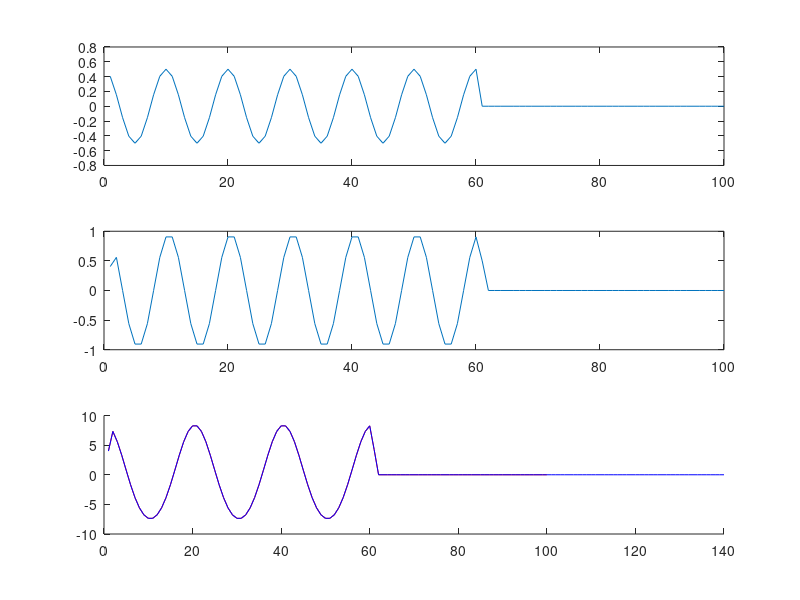

MATLAB code to generate this figure:
% Mike Rotondo / Lab 7-Question 1

n = [1:60];
x1 = 0.5 * cos(0.2 * pi * n);
x1 = [x1 zeros(1,40)];
b = [1 1];
a = [1];
y1 = filter(b, a, x1);
subplot(3, 1, 1);
plot(x1);
subplot(3, 1, 2);
plot(y1);

% e: acyclic
% f: no, we would've lost the last element of y1

x2 = 2 * cos(0.1 * pi * n);
x2 = [x2 zeros(1,40)];
y2 = filter(b, a, x2);
x3 = 0.5 * x1 + 2 * x2;
x3 = [x3 zeros(1,40)];
y3 = filter(b, a, x3);
subplot(3, 1, 3);
hold on;
plot(0.5 * y1 + 2 * y2, 'r');
plot(y3, 'b');